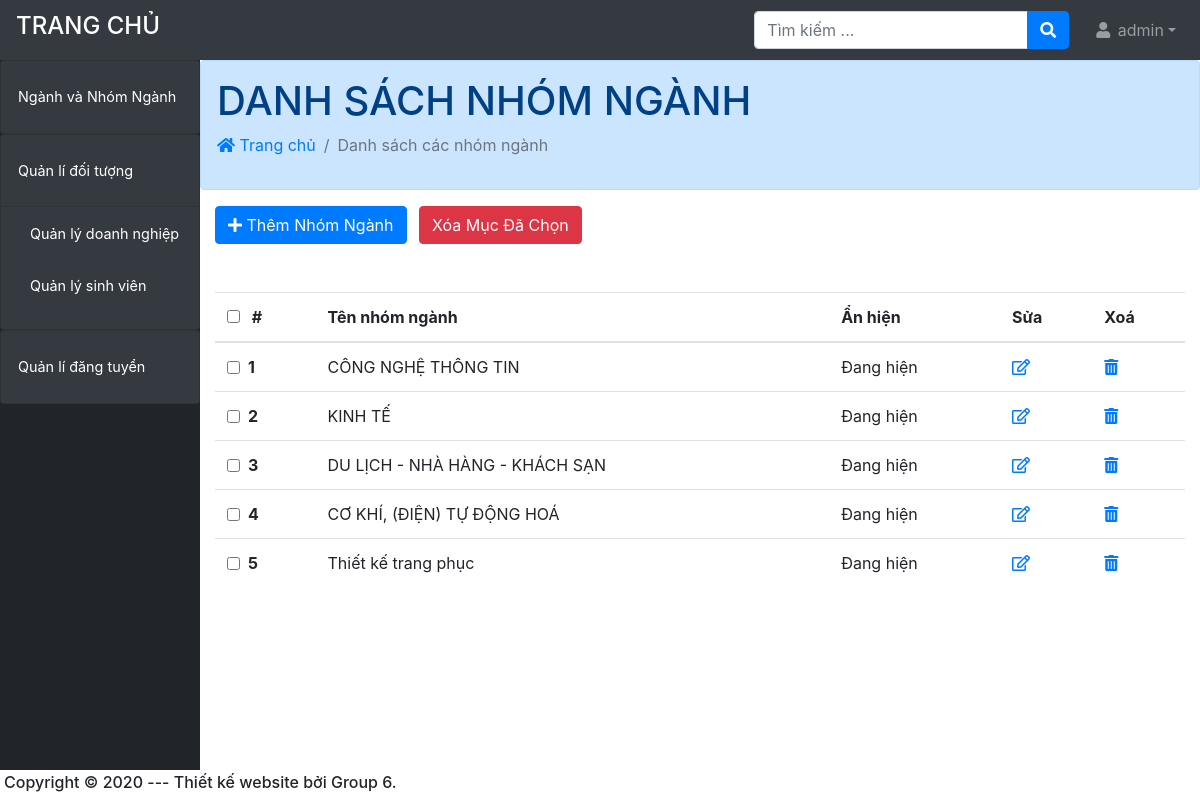
The app's page /admin/?ctrl=nhom_nganh (signed in), older data.
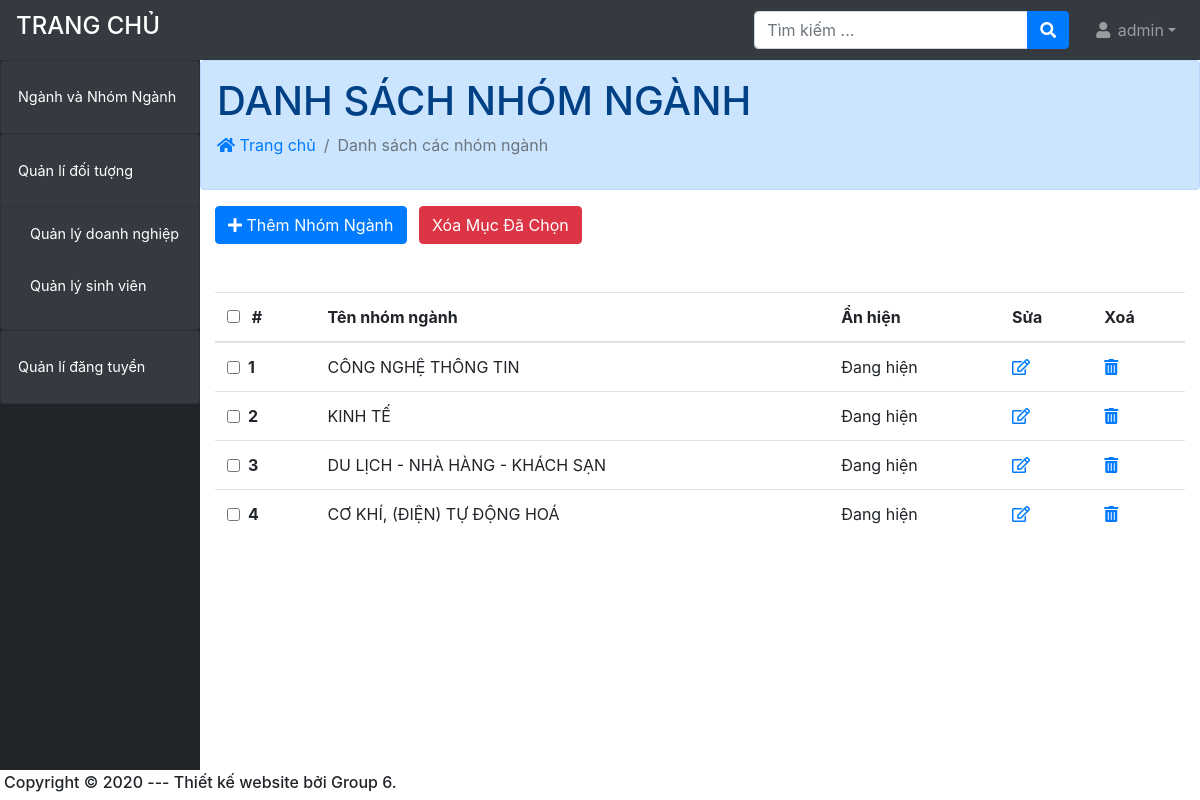
The same page, newer data.
### tables this page shows
CREATE TABLE `nhom_nganh` (
  `id_nn` int(11) NOT NULL,
  `ten_nn` varchar(100) NOT NULL,
  `an_hien` tinyint(1) DEFAULT NULL
);

### system/database.php (called while the page is built, shortened)
<?php
    function getConnection()  {
        try {
            $conn = new PDO("mysql:host=".HOST_DB.";dbname=".NAME_DB, USER_DB, PASS_DB);
            $conn->setAttribute(PDO::ATTR_ERRMODE, PDO::ERRMODE_EXCEPTION);
            return $conn;
            } catch(PDOException $e) {
            echo "Connection failed: " . $e->getMessage();
            }
        }
    function query($sql)   {
        $conn = getConnection();
        $result = $conn->query($sql);
        return $result;
        }
?>

### admin/models/nhom_nganh.php (called while the page is built, shortened)
<?php require_once('../system/database.php');
function getAllNhomnganh()
{
    $sql = "SELECT * from nhom_nganh";
    return query($sql);
}
?>

### admin/views/nn-index.php (the view, shortened to what this page needs)
<div class="row">
    <div class="alert alert-primary w-100 p-3" role="alert">
        <h1 >DANH SÁCH NHÓM NGÀNH</h1>
        <nav aria-label="breadcrumb" >
            <ol class="breadcrumb bg-transparent p-0">
                <li class="breadcrumb-item"><a href="#"><i class="fas fa-home    "></i> Trang chủ</a></li>
                <li class="breadcrumb-item active" aria-current="page"> Danh sách các nhóm ngành</li>
            </ol>
        </nav>
    </div>
</div>
<div class="mb-5">
    <button class="btn btn-primary" type="button" data-toggle="modal" data-target="#modelId">
        <i class="fas fa-plus"></i> Thêm Nhóm Ngành
    </button>
    <input id="xoaall" type="submit" class="btn btn-danger ml-2" name="xoaall" value="Xóa Mục Đã Chọn" >
</div>
    <table class="table table-hover">
        <thead>
            <tr>
                <th scope="col"><input type="checkbox" name="checkall " class="checkall mr-2"> #</th>
                <th scope="col">Tên nhóm ngành</th>
                <th scope="col">Ẩn hiện</th>
                <th scope="col">Sửa</th>
                <th scope="col">Xoá</th>
            </tr>
        </thead>
        <tbody>
            <?php
            $i = 1;
             foreach ($ds as $row) { ?>
                <tr>
                    <th>
                        <div class="checkbox d-flex align-items-center"><input type="checkbox" class="checkitem mr-2" value ='<?= $row['id_nn'] ?>' > <div ><?= $i++ ?></div> </div>
                    </th>
                    <td> <?= $row['ten_nn'] ?></td>
                    <td><?= ($row['an_hien'] == 1) ? "Đang hiện" : "Đang ẩn"; ?></td>
                    <td><a href="?ctrl=nhom_nganh&act=edit&id_nn=<?= $row['id_nn'] ?>"><i class="far fa-edit"></i></a>
                    </td>
                    <td><a href="?ctrl=nhom_nganh&act=delete&id_nn=<?= $row['id_nn'] ?>" onclick="return confirm('Bạn chắc chắn muốn xóa?');"><i class="fas fa-trash-alt"></i></a>
                    </td>
                </tr>
            <?php } ?>
        </tbody>
    </table>

Row changes from the older to the newer data that the page shows:
removed nhom_nganh: ten_nn "Thiết kế trang phục", an_hien "Đang hiện"
